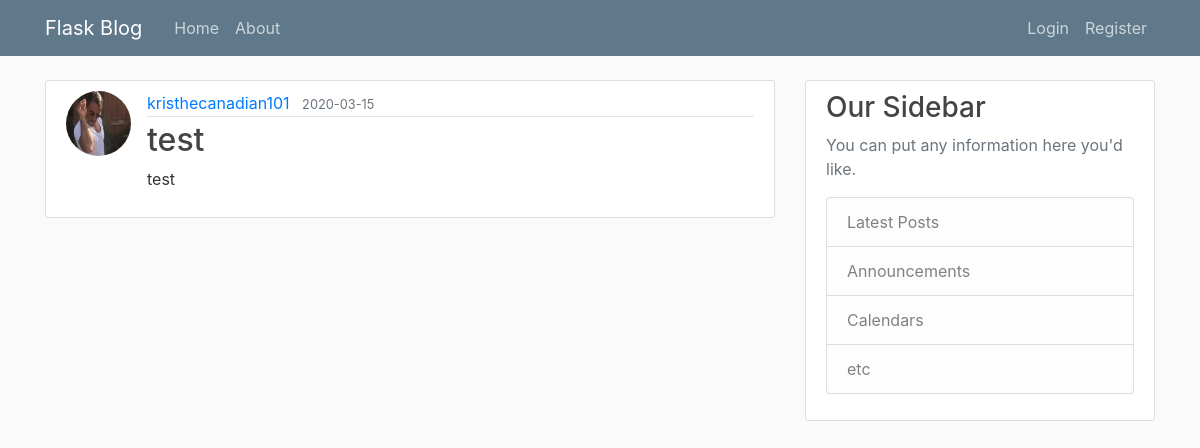
Before: /post/8 with the older database file.
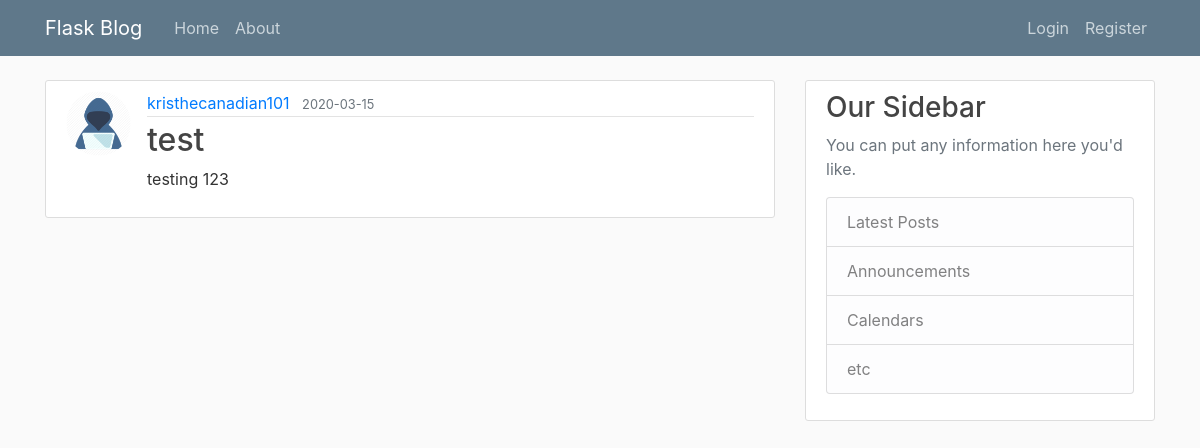
After: the same page with the newer database file.
### app/models.py (models this page shows, shortened)
class User(db.Model, UserMixin):
    id = db.Column(db.Integer, primary_key=True)
    username = db.Column(db.String(20), unique=True, nullable=False)
    email = db.Column(db.String(120), unique=True, nullable=False)
    image_file = db.Column(db.String(20), nullable=False, default='userimage.png')
    password = db.Column(db.String(60), nullable=False)
    posts = db.relationship('Post', backref='author', lazy=True)

class Post(db.Model):
    id = db.Column(db.Integer, primary_key=True)
    title = db.Column(db.String(100), nullable=False)
    date_posted = db.Column(db.DateTime, nullable=False, default=datetime.utcnow)
    content = db.Column(db.Text, nullable=False)
    user_id = db.Column(db.Integer, db.ForeignKey('user.id'), nullable=False)

### app/posts/routes.py (the view)
@posts.route("/post/<int:post_id>")  # expecting an integer
def post(post_id):
    post = Post.query.get_or_404(post_id)
    return render_template('post.html', title=post.title, post=post)

### app/templates/post.html (shortened to what this page needs)
{% extends 'base.html' %}
{% block content %}
    <article class="media content-section">
        <img class="rounded-circle article-img"
             src="{{ url_for('static', filename='profile_pics/' + post.author.image_file) }}" alt="profile picture">
        <div class="media-body">
            <div class="article-metadata">
                <a class="mr-2" href="{{ url_for('users.user_posts', username=post.author.username) }}">{{ post.author.username }}</a>
                <small class="text-muted">{{ post.date_posted.strftime('%Y-%m-%d') }}</small>
            </div>
            <h2 class="article-title">{{ post.title }}</h2>
            <p class="article-content">{{ post.content }}</p>
        </div>
    </article>
{% endblock %}

Changed rows visible on the page:
changed User "kristhecanadian101": image_file: a different picture
changed Post "test": content "test" → "testing 123"
